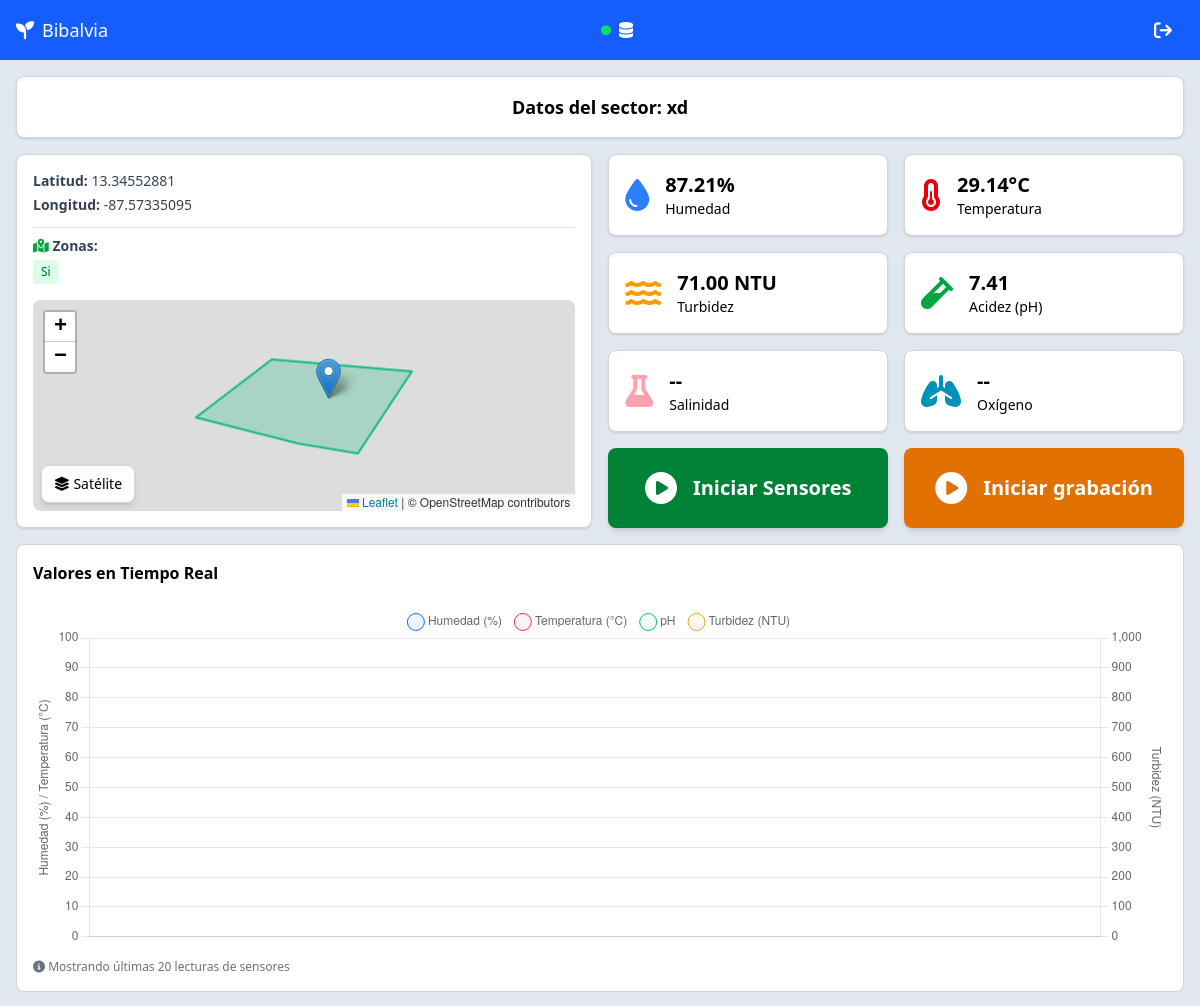
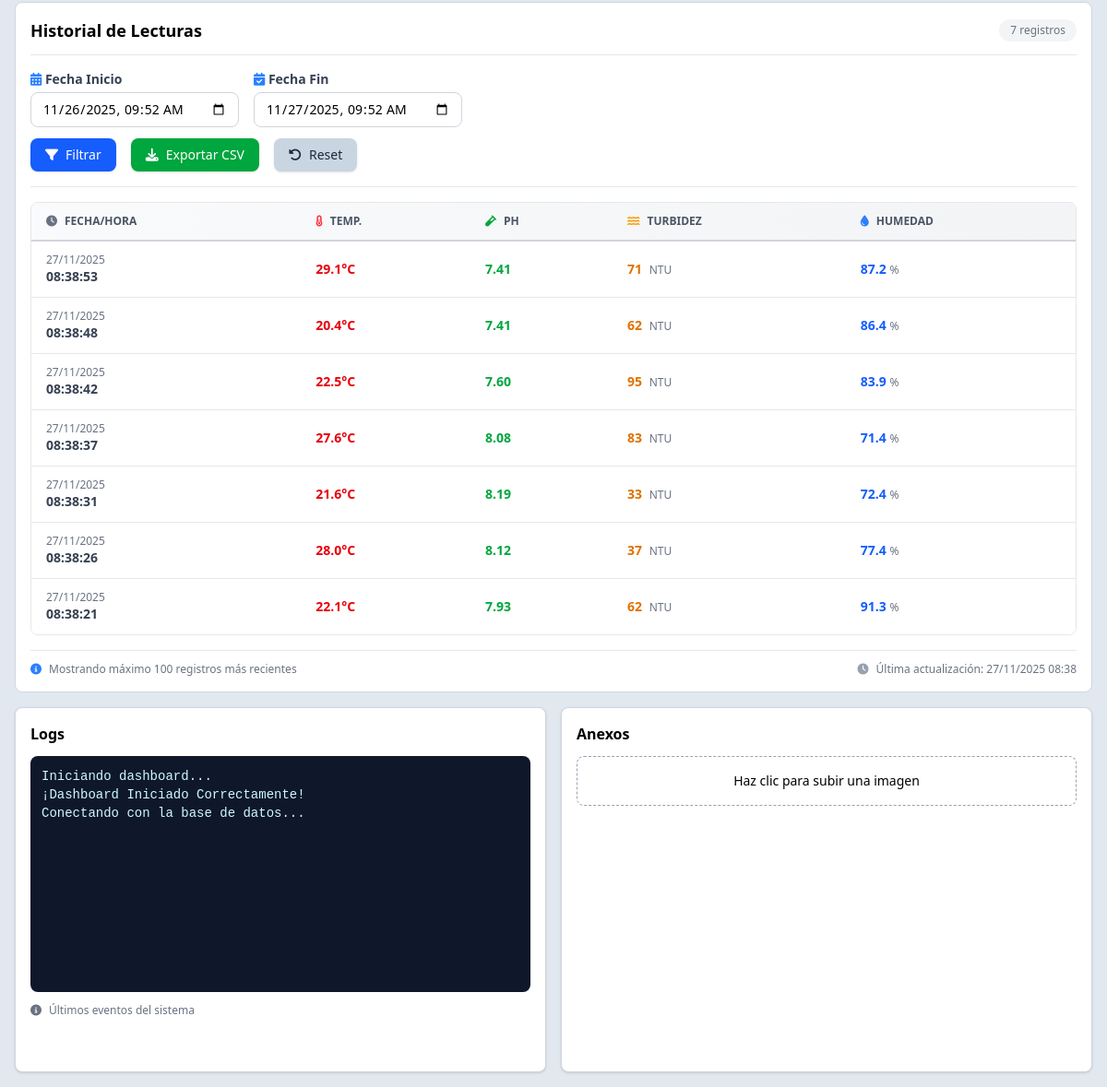
/sector/1/ (signed in), run on an earlier commit of the app's database (2 pictures, top to bottom).
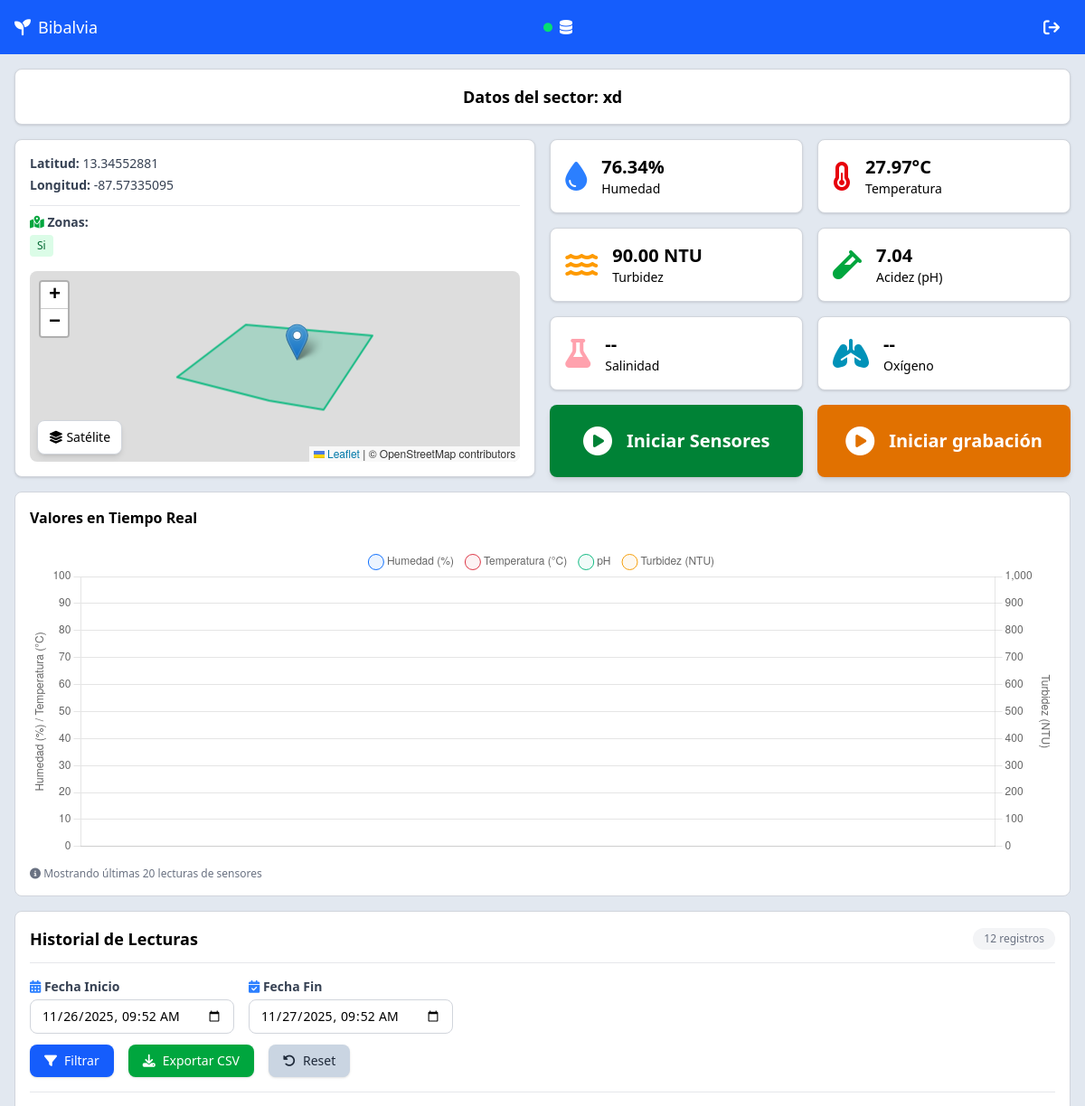
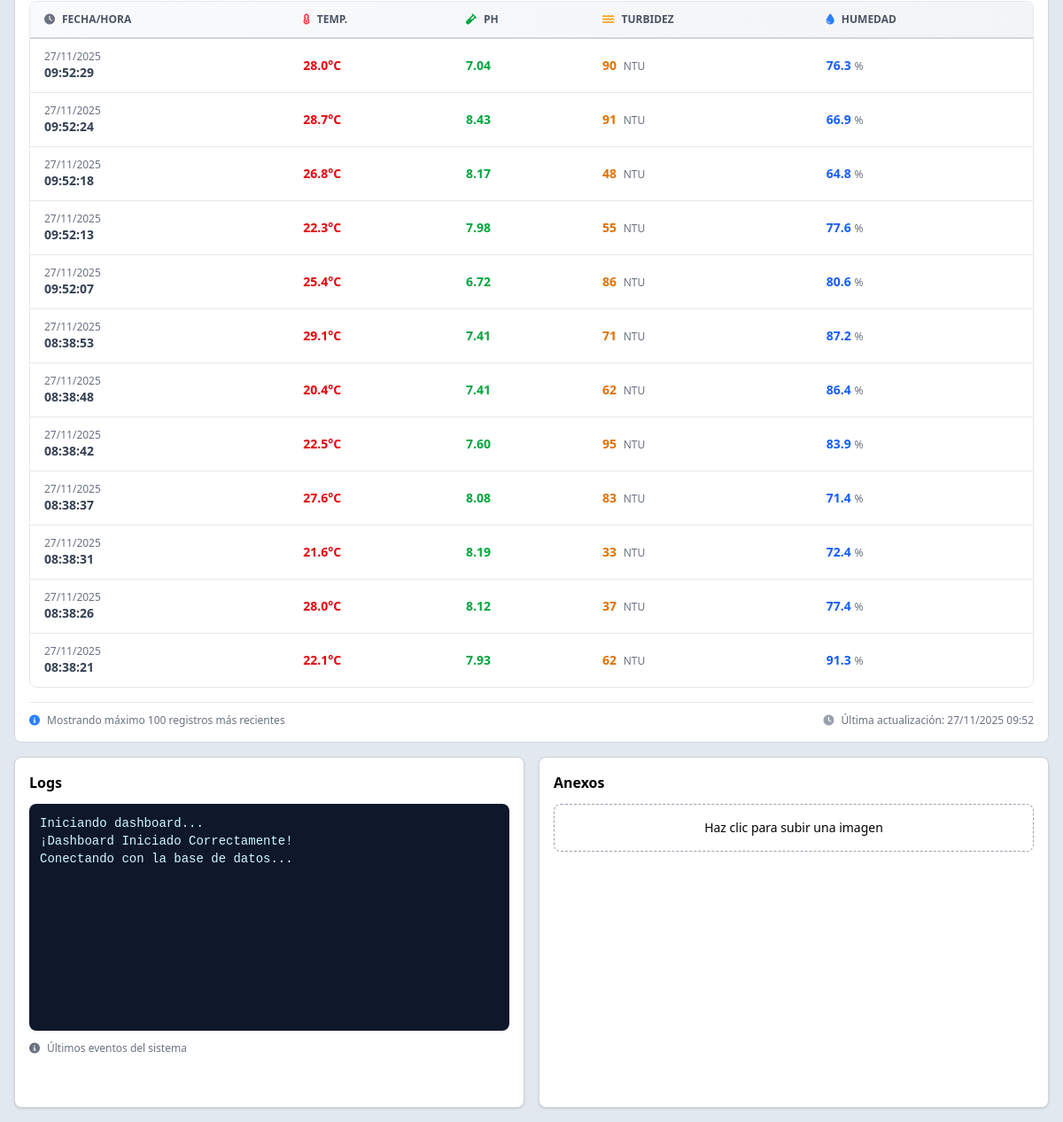
And on a later commit of the database (2 pictures, top to bottom).
### dashboard/models.py (models this page shows, shortened)
class Zona(models.Model):
    nombre = models.CharField(max_length=100, unique=True)
    geopoligono = models.JSONField()  # GeoJSON del polígono

class HistorialHumedad(models.Model):
    sector = models.ForeignKey(
        Sector,
        on_delete=models.CASCADE,
        related_name='humedades'
    )
    valor = models.DecimalField(
        max_digits=5,
        decimal_places=2,
        validators=[MinValueValidator(0), MaxValueValidator(100)]
    )
    marca_tiempo = models.DateTimeField(db_index=True)
    class Meta:
        verbose_name = "Historial de Humedad"
        verbose_name_plural = "Historiales de Humedad"
        ordering = ['-marca_tiempo']
        indexes = [
            models.Index(fields=['sector', '-marca_tiempo']),
        ]

class HistorialTemperatura(models.Model):
    sector = models.ForeignKey(
        Sector,
        on_delete=models.CASCADE,
        related_name='temperaturas'  # ← IMPORTANTE
    )
    valor = models.DecimalField(
        max_digits=5,
        decimal_places=2,
        validators=[MinValueValidator(-50), MaxValueValidator(100)]
    )
    marca_tiempo = models.DateTimeField(db_index=True)  # ← Para búsquedas por fecha
    class Meta:
        verbose_name = "Historial de Temperatura"
        verbose_name_plural = "Historiales de Temperatura"
        ordering = ['-marca_tiempo']  # Más recientes primero
        indexes = [
            models.Index(fields=['sector', '-marca_tiempo']),
        ]

class HistorialTurbidez(models.Model):
    sector = models.ForeignKey(
        Sector,
        on_delete=models.CASCADE,
        related_name='turbideces'
    )
    valor = models.DecimalField(max_digits=6, decimal_places=2)
    marca_tiempo = models.DateTimeField(db_index=True)
    class Meta:
        verbose_name = "Historial de Turbidez"
        verbose_name_plural = "Historiales de Turbidez"
        ordering = ['-marca_tiempo']
        indexes = [
            models.Index(fields=['sector', '-marca_tiempo']),
        ]

class HistorialPh(models.Model):
    sector = models.ForeignKey(
        Sector,
        on_delete=models.CASCADE,
        related_name='ph_registros'
    )
    valor = models.DecimalField(
        max_digits=4,
        decimal_places=2,
        validators=[MinValueValidator(0), MaxValueValidator(14)]
    )
    marca_tiempo = models.DateTimeField(db_index=True)
    class Meta:
        verbose_name = "Historial de pH"
        verbose_name_plural = "Historiales de pH"
        ordering = ['-marca_tiempo']
        indexes = [
            models.Index(fields=['sector', '-marca_tiempo']),
        ]

### dashboard/views.py (the view)
# urls.py: path('sector/<int:id>/', views.sector_detail, name='sector_detail'),
@login_required
def sector_detail(request, id):
    sector = Sector.objects.prefetch_related('zonas').get(id=id)
    fecha_inicio = request.GET.get('fecha_inicio')
    fecha_fin = request.GET.get('fecha_fin')
    if not fecha_inicio or not fecha_fin:
        fecha_fin = timezone.now()
        fecha_inicio = fecha_fin - timedelta(hours=24)
    else:
        fecha_inicio = timezone.make_aware(datetime.strptime(fecha_inicio, '%Y-%m-%dT%H:%M'))
        fecha_fin = timezone.make_aware(datetime.strptime(fecha_fin, '%Y-%m-%dT%H:%M'))
    temperaturas = sector.temperaturas.filter(
        marca_tiempo__gte=fecha_inicio, marca_tiempo__lte=fecha_fin
    ).order_by('-marca_tiempo')
    ph_registros = sector.ph_registros.filter(
        marca_tiempo__gte=fecha_inicio, marca_tiempo__lte=fecha_fin
    ).order_by('-marca_tiempo')
    turbideces = sector.turbideces.filter(
        marca_tiempo__gte=fecha_inicio, marca_tiempo__lte=fecha_fin
    ).order_by('-marca_tiempo')
    humedades = sector.humedades.filter(
        marca_tiempo__gte=fecha_inicio, marca_tiempo__lte=fecha_fin
    ).order_by('-marca_tiempo')
    ph_dict = {r.marca_tiempo: r for r in ph_registros}
    turb_dict = {r.marca_tiempo: r for r in turbideces}
    hum_dict = {r.marca_tiempo: r for r in humedades}
    lecturas_combinadas = []
    for temp in temperaturas:
        lecturas_combinadas.append({
            'marca_tiempo': temp.marca_tiempo,
            'temperatura': temp,
            'ph': ph_dict.get(temp.marca_tiempo),
            'turbidez': turb_dict.get(temp.marca_tiempo),
            'humedad': hum_dict.get(temp.marca_tiempo),
        })
    ultima_temperatura = temperaturas.first()
    ultima_salinidad = sector.salinidades.order_by('-marca_tiempo').first()
    ultima_ph = ph_registros.first()
    ultima_turbidez = turbideces.first()
    ultima_humedad = humedades.first()
    MAX_POINTS = 20
    ultimas_temp = list(temperaturas[:MAX_POINTS])[::-1]
    ultimos_ph = list(ph_registros[:MAX_POINTS])[::-1]
    ultimas_turb = list(turbideces[:MAX_POINTS])[::-1]
    ultimas_hum = list(humedades[:MAX_POINTS])[::-1]
    chart_data = []
    for i in range(MAX_POINTS):
        temp_val = float(ultimas_temp[i].valor) if i < len(ultimas_temp) else 0
        ph_val = float(ultimos_ph[i].valor) if i < len(ultimos_ph) else 7
        turb_val = float(ultimas_turb[i].valor) if i < len(ultimas_turb) else 0
        hum_val = float(ultimas_hum[i].valor) if i < len(ultimas_hum) else 0
        chart_data.append({
            'marca_tiempo': ultimas_temp[i].marca_tiempo.strftime('%H:%M:%S') if i < len(ultimas_temp) else '',
            'temperatura': temp_val,
            'ph': ph_val,
            'turbidez': turb_val,
            'humedad': hum_val,
        })
    carpeta = os.path.join(settings.MEDIA_ROOT, 'sectores')
    imagenes = []
    siguiente_num = 1
    if os.path.exists(carpeta):
        imagenes = [img for img in os.listdir(carpeta) if f'sector{id}' in img]
        numeros = [int(re.search(rf'sector{id}-imagen(\d+)', img).group(1))
                   for img in imagenes if re.search(rf'sector{id}-imagen(\d+)', img)]
        if numeros:
            siguiente_num = max(numeros) + 1
    context = {
        'sector': sector,
        'imagenes': imagenes,
        'MEDIA_URL': settings.MEDIA_URL,
        'siguiente_num': siguiente_num,
        'ultima_temperatura': ultima_temperatura,
        'ultima_salinidad': ultima_salinidad,
        'ultima_ph': ultima_ph,
        'ultima_turbidez': ultima_turbidez,
        'ultima_humedad': ultima_humedad,
        'lecturas_combinadas': lecturas_combinadas,
        'chart_data_json': chart_data,
        'fecha_inicio': fecha_inicio.strftime('%Y-%m-%dT%H:%M'),
        'fecha_fin': fecha_fin.strftime('%Y-%m-%dT%H:%M'),
    }
    return render(request, 'dashboard/sector_detail.html', context)

### dashboard/context_processors.py (called while the page is built)
def environment(request):
    return {
        'IS_LOCAL': settings.IS_LOCAL,
        'IS_CLOUD': settings.IS_CLOUD,
        'ENVIRONMENT': settings.ENVIRONMENT,
    }

### dashboard/templates/dashboard/sector_detail.html (shortened to what the changed rows need)
{% extends "base.html" %}
{% load static %}
{% block content %}
<div class="size-full flex-1 overflow-auto">
    <section class="flex gap-4 m-4 flex-col sm:flex-row">
        <article class="flex flex-col p-4 border bg-white border-gray-300 rounded-lg shadow-sm relative sm:w-1/2">
            <div class="flex flex-col text-sm mb-4 gap-1">
                {% if sector.zonas.exists %}
                <div class="mt-2 pt-2 border-t border-gray-200">
                    <div class="flex flex-wrap gap-1">
                        {% for zona in sector.zonas.all %}
                        <span class="bg-green-100 text-green-800 px-2 py-1 rounded text-xs font-medium">
                            {{ zona.nombre }}
                        </span>
                        {% endfor %}
                    </div>
                </div>
                {% else %}
                <p class="text-gray-500 text-xs mt-2 italic">
                    <i class="fa-solid fa-info-circle"></i>
                    Sin zonas asignadas
                </p>
                {% endif %}
            </div>
        </article>
        <div class="w-full sm:w-1/2 flex flex-col gap-4 h-full">
            <div class="flex gap-4">
                <article
                    class="bg-white flex gap-4 p-4 border border-gray-300 rounded-lg shadow-sm h-max w-full items-center">
                    <div class="flex flex-col align-items-center">
                        <span class="text-xl font-bold" data-sensor="humedad">
                            {% if ultima_humedad %}{{ ultima_humedad.valor }}%{% else %}--{% endif %}
                        </span>
                        <h3 class="text-sm">Humedad</h3>
                    </div>
                </article>
                <article
                    class="bg-white flex gap-4 p-4 border border-gray-300 rounded-lg shadow-sm h-max w-full items-center">
                    <div class="flex flex-col align-items-center">
                        <span class="text-xl font-bold" data-sensor="temperatura">
                            {% if ultima_temperatura %}{{ ultima_temperatura.valor }}°C{% else %}--{% endif %}
                        </span>
                        <h3 class="text-sm">Temperatura</h3>
                    </div>
                </article>
            </div>
            <div class="flex gap-4">
                <article
                    class="bg-white flex gap-4 p-4 border border-gray-300 rounded-lg shadow-sm h-max w-full items-center">
                    <div class="flex flex-col align-items-center">
                        <span class="text-xl font-bold" data-sensor="turbidez">
                            {% if ultima_turbidez %}{{ ultima_turbidez.valor }} NTU{% else %}--{% endif %}
                        </span>
                        <h3 class="text-sm">Turbidez</h3>
                    </div>
                </article>
                <article
                    class="bg-white flex gap-4 p-4 border border-gray-300 rounded-lg shadow-sm h-max w-full items-center">
                    <div class="flex flex-col align-items-center">
                        <span class="text-xl font-bold" data-sensor="ph" id="valor-ph">
                            {% if ultima_ph %}{{ ultima_ph.valor }}{% else %}--{% endif %}
                        </span>
                        <h3 class="text-sm">Acidez (pH)</h3>
                    </div>
                </article>
            </div>
        </div>
    </section>
    <section class="bg-white border border-gray-300 rounded-lg m-4 p-4">
        <div class="flex items-center justify-between mb-4 pb-3 border-b border-gray-200">
            <h3 class="font-semibold text-lg flex items-center gap-2">
                Historial de Lecturas
            </h3>
            <span class="text-xs text-gray-500 bg-gray-100 px-3 py-1 rounded-full">
                {{ lecturas_combinadas|length }} registro{{ lecturas_combinadas|length|pluralize }}
            </span>
        </div>
        <div class="overflow-x-auto rounded-lg border border-gray-200">
            <div class="overflow-y-auto max-h-[60vh]">
                <table class="w-full min-w-full text-sm">
                    <thead
                        class="bg-linear-to-r from-gray-50 to-gray-100 text-xs uppercase text-gray-600 sticky top-0 z-10">
                        <tr>
                            <th class="px-4 py-3 text-left font-semibold border-b-2 border-gray-300">
                                <div class="flex items-center gap-2">
                                    <i class="fa-solid fa-clock text-gray-500"></i>
                                    Fecha/Hora
                                </div>
                            </th>
                            <th class="px-4 py-3 text-left font-semibold border-b-2 border-gray-300">
                                <div class="flex items-center gap-2">
                                    <i class="fa-solid fa-temperature-half text-red-500"></i>
                                    Temp.
                                </div>
                            </th>
                            <th class="px-4 py-3 text-left font-semibold border-b-2 border-gray-300">
                                <div class="flex items-center gap-2">
                                    <i class="fa-solid fa-vial text-green-600"></i>
                                    pH
                                </div>
                            </th>
                            <th class="px-4 py-3 text-left font-semibold border-b-2 border-gray-300">
                                <div class="flex items-center gap-2">
                                    <i class="fa-solid fa-water text-amber-500"></i>
                                    Turbidez
                                </div>
                            </th>
                            <th class="px-4 py-3 text-left font-semibold border-b-2 border-gray-300">
                                <div class="flex items-center gap-2">
                                    <i class="fa-solid fa-droplet text-blue-500"></i>
                                    Humedad
                                </div>
                            </th>
                        </tr>
                    </thead>
                    <tbody class="bg-white divide-y divide-gray-200">
                        {% for lectura in lecturas_combinadas %}
                        <tr class="hover:bg-blue-50 transition-colors">
                            <td class="px-4 py-3 whitespace-nowrap font-medium text-gray-700">
                                <div class="flex flex-col">
                                    <span class="text-xs text-gray-500">{{ lectura.marca_tiempo|date:"d/m/Y" }}</span>
                                    <span class="font-semibold">{{ lectura.marca_tiempo|date:"H:i:s" }}</span>
                                </div>
                            </td>
                            <td class="px-4 py-3 whitespace-nowrap">
                                {% if lectura.temperatura %}
                                <span
                                    class="text-red-600 font-bold">{{lectura.temperatura.valor|floatformat:1}}°C</span>
                                {% else %}
                                <span class="text-gray-300 text-xs">Sin datos</span>
                                {% endif %}
                            </td>
                            <td class="px-4 py-3 whitespace-nowrap">
                                {% if lectura.ph %}
                                <span class="text-green-600 font-bold">{{ lectura.ph.valor|floatformat:2 }}</span>
                                {% else %}
                                <span class="text-gray-300 text-xs">Sin datos</span>
                                {% endif %}
                            </td>
                            <td class="px-4 py-3 whitespace-nowrap">
                                {% if lectura.turbidez %}
                                <span class="text-amber-600 font-bold">{{ lectura.turbidez.valor|floatformat:0 }}</span>
                                <span class="text-gray-500 text-xs ml-1">NTU</span>
                                {% else %}
                                <span class="text-gray-300 text-xs">Sin datos</span>
                                {% endif %}
                            </td>
                            <td class="px-4 py-3 whitespace-nowrap">
                                {% if lectura.humedad %}
                                <span class="text-blue-600 font-bold">{{ lectura.humedad.valor|floatformat:1 }}</span>
                                <span class="text-gray-500 text-xs">%</span>
                                {% else %}
                                <span class="text-gray-300 text-xs">Sin datos</span>
                                {% endif %}
                            </td>
                        </tr>
                        {% endfor %}
                    </tbody>
                </table>
            </div>
        </div>
        <div
            class="mt-4 pt-3 border-t border-gray-200 flex flex-col sm:flex-row sm:items-center sm:justify-between gap-2 text-xs text-gray-500">
            {% if lecturas_combinadas %}
            <div class="flex items-center gap-2">
                <i class="fa-solid fa-clock text-gray-400"></i>
                <span>Última actualización: {{ lecturas_combinadas.0.marca_tiempo|date:"d/m/Y H:i" }}</span>
            </div>
            {% endif %}
        </div>
    </section>
</div>
{% endblock %}

What changed in the data, as far as the page shows it:
no longer on this page (row unchanged): HistorialHumedad: valor "87.21"
no longer on this page (row unchanged): HistorialTurbidez: valor "71.00"
no longer on this page (row unchanged): HistorialPh: valor "7.41"
added HistorialHumedad: valor "76.34"
added HistorialTemperatura: valor "27.97", marca_tiempo "27/11/2025", marca_tiempo "09:52:29", temperatura.valor "28.0", ph.valor "7.04", turbidez.valor "90", humedad.valor "76.3", marca_tiempo "27/11/2025 09:52"
added HistorialTurbidez: valor "90.00"
added HistorialPh: valor "7.04"
added HistorialTemperatura: marca_tiempo "27/11/2025", marca_tiempo "09:52:24", temperatura.valor "28.7", ph.valor "8.43", turbidez.valor "91", humedad.valor "66.9"
added HistorialTemperatura: marca_tiempo "27/11/2025", marca_tiempo "09:52:18", temperatura.valor "26.8", ph.valor "8.17", turbidez.valor "48", humedad.valor "64.8"
added HistorialTemperatura: marca_tiempo "27/11/2025", marca_tiempo "09:52:13", temperatura.valor "22.3", ph.valor "7.98", turbidez.valor "55", humedad.valor "77.6"
added HistorialTemperatura: marca_tiempo "27/11/2025", marca_tiempo "09:52:07", temperatura.valor "25.4", ph.valor "6.72", turbidez.valor "86", humedad.valor "80.6"
Also different on the page:
{{ lecturas_combinadas|length }}: "7" → "12"
{{ ultima_temperatura.valor }}: "29.14" → "27.97"
{{ lecturas_combinadas.0.marca_tiempo|date:"d/m/Y H:i" }}: "27/11/2025 08:38" → "27/11/2025 09:52"
